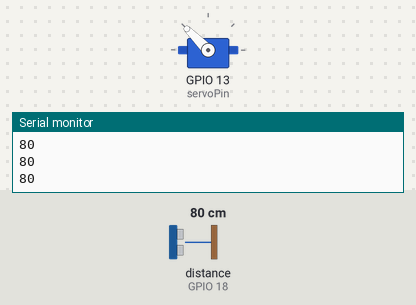
The sketch below on a simulated ESP32. On the bench: servo, the last lines printed to the serial monitor. Wiring (inferred from the names in the program): ultrasonic range finder: trigger GPIO 5; echo GPIO 18. The test bench sets the inputs (shaded band); at power-on: distance to the obstacle (sensor on GPIO 18) 80 cm. The echo pulse lasts 58.3 µs per cm.

Above: at 1.2 s.
1.3 s: distance to the obstacle (sensor on GPIO 18) set to 4 cm
At 2.0 s:
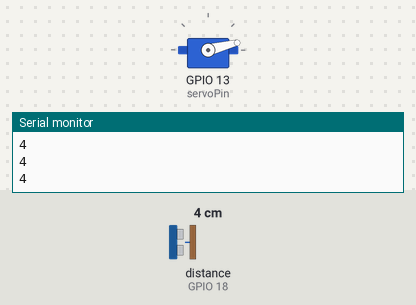
4.3 s: distance to the obstacle (sensor on GPIO 18) set to 9 cm
7.3 s: distance to the obstacle (sensor on GPIO 18) set to 2 cm
At 8.5 s:
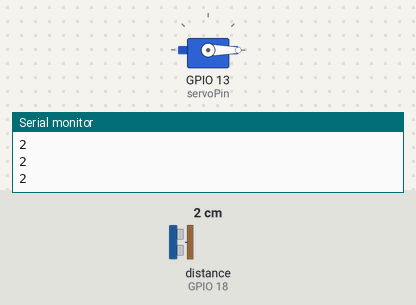
8.8 s: distance to the obstacle (sensor on GPIO 18) set to 9 cm
At 10.1 s:
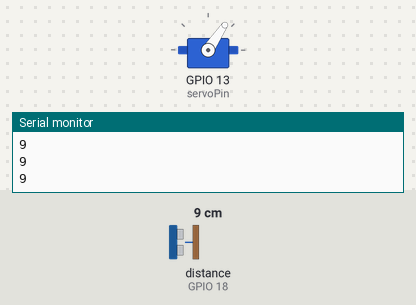
10.4 s: distance to the obstacle (sensor on GPIO 18) set to 18 cm
At 11.2 s:
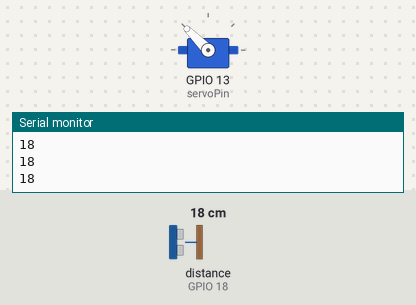
Timing chart, 0 to 12.9 s (numbered marks = the images above; inputs shaded):
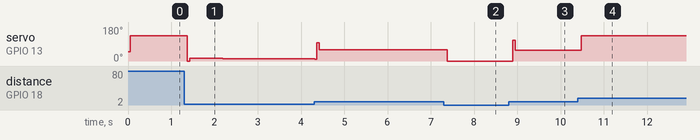

Measured:
- after the input at 1.3 s, servo on GPIO 13 (servoPin): 135° → 14° after 0.08 s, → 13° 0.81 s later, → 12° 0.71 s later, → 11° 0.71 s later
- after the input at 7.3 s, servo on GPIO 13 (servoPin): 59° → 0° after 0.08 s
- after the input at 8.8 s, servo on GPIO 13 (servoPin): 0° → 57° after 0.10 s, → 56° 0.15 s later
- after the input at 10.4 s, servo on GPIO 13 (servoPin): 56° → 135° after 0.08 s

The sketch:

ballandbeam_esp32.ino
```cpp
#include <ESP32Servo.h>

Servo servo;

// ESP32 GPIO Pins (Adjust these based on your wiring)
#define trig 5
#define echo 18
#define servoPin 13

// PID Constants
#define kp 20
#define ki 0.02
#define kd 15

double priError = 0;
double toError = 0;

void setup() {
  pinMode(trig, OUTPUT);
  pinMode(echo, INPUT);

  // Allow allocation of all timers for ESP32 PWM
  ESP32PWM::allocateTimer(0);
  ESP32PWM::allocateTimer(1);
  ESP32PWM::allocateTimer(2);
  ESP32PWM::allocateTimer(3);

  servo.setPeriodHertz(50);    // Standard 50hz servo
  servo.attach(servoPin, 500, 2400); // Attach with min/max pulse widths

  Serial.begin(115200);        // ESP32 standard baud rate is 115200
  servo.write(50);
}

void loop() {
  PID();
}

long distance() {
  digitalWrite(trig, LOW);
  delayMicroseconds(4);
  digitalWrite(trig, HIGH);
  delayMicroseconds(10);
  digitalWrite(trig, LOW);

  // pulseIn is still compatible with ESP32
  long t = pulseIn(echo, HIGH);
  long cm = t / 29 / 2;


  Serial.println(cm);

  delay(50); // Reduced delay for smoother PID response
  return cm;
}

void PID() {
  int dis = distance();
  int setP = 11;
  int error = setP - dis;

  double Pvalue = error * kp;
  double Ivalue = toError * ki;
  double Dvalue = (error - priError) * kd;

  double PIDvalue = Pvalue + Ivalue + Dvalue;
  priError = error;
  toError += error;

  int Fvalue = (int)PIDvalue;

  // Map the PID output to servo degrees
  Fvalue = map(Fvalue, -135, 135, 135, 0);

  // Constrain values to prevent servo strain
  if (Fvalue < 0)   Fvalue = 0;
  if (Fvalue > 135) Fvalue = 135;

  servo.write(Fvalue);
}
```
